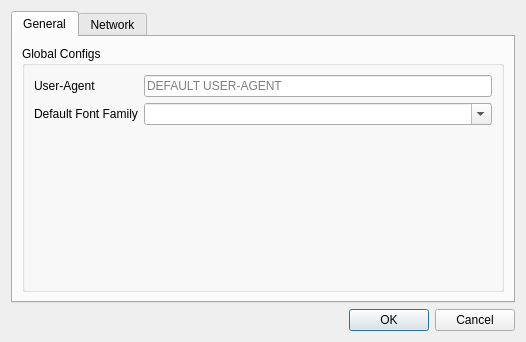
<?xml version="1.0" encoding="UTF-8"?>
<ui version="4.0">
 <class>SettingsDialog</class>
 <widget class="QDialog" name="SettingsDialog">
  <property name="geometry">
   <rect>
    <x>0</x>
    <y>0</y>
    <width>526</width>
    <height>342</height>
   </rect>
  </property>
  <property name="windowTitle">
   <string>Settings</string>
  </property>
  <layout class="QVBoxLayout" name="verticalLayout_2">
   <item>
    <widget class="QTabWidget" name="tabWidget">
     <property name="currentIndex">
      <number>0</number>
     </property>
     <widget class="QWidget" name="tab">
      <attribute name="title">
       <string>General</string>
      </attribute>
      <layout class="QVBoxLayout" name="verticalLayout">
       <item>
        <widget class="QGroupBox" name="groupBox_2">
         <property name="title">
          <string>Global Configs</string>
         </property>
         <layout class="QFormLayout" name="formLayout">
          <item row="0" column="0">
           <widget class="QLabel" name="label_4">
            <property name="text">
             <string>User-Agent</string>
            </property>
           </widget>
          </item>
          <item row="0" column="1">
           <widget class="QLineEdit" name="useragent">
            <property name="placeholderText">
             <string>DEFAULT USER-AGENT</string>
            </property>
           </widget>
          </item>
          <item row="1" column="0">
           <widget class="QLabel" name="label_6">
            <property name="text">
             <string>Default Font Family</string>
            </property>
           </widget>
          </item>
          <item row="1" column="1">
           <widget class="QFontComboBox" name="font">
            <property name="currentText">
             <string/>
            </property>
           </widget>
          </item>
         </layout>
        </widget>
       </item>
      </layout>
     </widget>
     <widget class="QWidget" name="tab_2">
      <attribute name="title">
       <string>Network</string>
      </attribute>
      <layout class="QVBoxLayout" name="verticalLayout_3">
       <item>
        <widget class="QGroupBox" name="proxyGroup">
         <property name="title">
          <string>Global Proxy</string>
         </property>
         <property name="checkable">
          <bool>true</bool>
         </property>
         <property name="checked">
          <bool>false</bool>
         </property>
         <layout class="QFormLayout" name="formLayout_3">
          <item row="0" column="0">
           <widget class="QLabel" name="label_7">
            <property name="text">
             <string>Type</string>
            </property>
           </widget>
          </item>
          <item row="0" column="1">
           <widget class="QComboBox" name="proxyType">
            <item>
             <property name="text">
              <string>HTTP</string>
             </property>
            </item>
            <item>
             <property name="text">
              <string>Socks</string>
             </property>
            </item>
            <item>
             <property name="text">
              <string>NoProxy</string>
             </property>
            </item>
           </widget>
          </item>
          <item row="1" column="0">
           <widget class="QLabel" name="label_8">
            <property name="text">
             <string>Hostname</string>
            </property>
           </widget>
          </item>
          <item row="1" column="1">
           <widget class="QLineEdit" name="proxyHost"/>
          </item>
          <item row="2" column="0">
           <widget class="QLabel" name="label_9">
            <property name="text">
             <string>Port</string>
            </property>
           </widget>
          </item>
          <item row="2" column="1">
           <widget class="QSpinBox" name="proxyPort">
            <property name="minimum">
             <number>0</number>
            </property>
            <property name="maximum">
             <number>65536</number>
            </property>
           </widget>
          </item>
          <item row="3" column="0">
           <widget class="QLabel" name="label_10">
            <property name="text">
             <string>Username</string>
            </property>
           </widget>
          </item>
          <item row="4" column="0">
           <widget class="QLabel" name="label_11">
            <property name="text">
             <string>Password</string>
            </property>
           </widget>
          </item>
          <item row="3" column="1">
           <widget class="QLineEdit" name="proxyUser"/>
          </item>
          <item row="4" column="1">
           <widget class="QLineEdit" name="proxyPass"/>
          </item>
         </layout>
        </widget>
       </item>
      </layout>
     </widget>
    </widget>
   </item>
   <item>
    <widget class="QDialogButtonBox" name="buttonBox">
     <property name="orientation">
      <enum>Qt::Horizontal</enum>
     </property>
     <property name="standardButtons">
      <set>QDialogButtonBox::Cancel|QDialogButtonBox::Ok</set>
     </property>
    </widget>
   </item>
  </layout>
 </widget>
 <resources/>
 <connections>
  <connection>
   <sender>buttonBox</sender>
   <signal>accepted()</signal>
   <receiver>SettingsDialog</receiver>
   <slot>accept()</slot>
   <hints>
    <hint type="sourcelabel">
     <x>248</x>
     <y>254</y>
    </hint>
    <hint type="destinationlabel">
     <x>157</x>
     <y>274</y>
    </hint>
   </hints>
  </connection>
  <connection>
   <sender>buttonBox</sender>
   <signal>rejected()</signal>
   <receiver>SettingsDialog</receiver>
   <slot>reject()</slot>
   <hints>
    <hint type="sourcelabel">
     <x>316</x>
     <y>260</y>
    </hint>
    <hint type="destinationlabel">
     <x>286</x>
     <y>274</y>
    </hint>
   </hints>
  </connection>
 </connections>
</ui>
